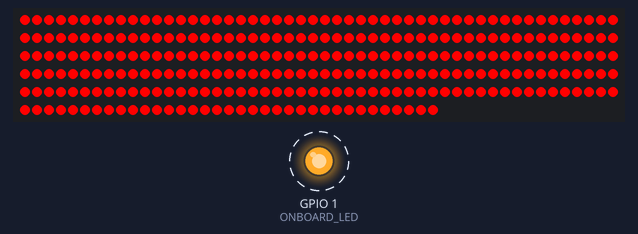
Bench run of a sketch on a simulated ESP32. On the bench: 285 RGB LEDs in strip order, left to right, continuing on the next row, output pins drawn as LEDs (lit = HIGH). Dashed ring = blinking. Dim RGB values are drawn brighter than linear.

Above: at 0.15 s.
At 5.35 s:
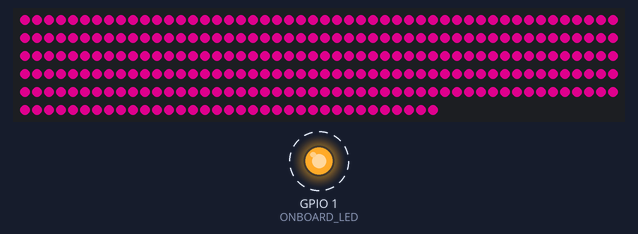
At 10.55 s:
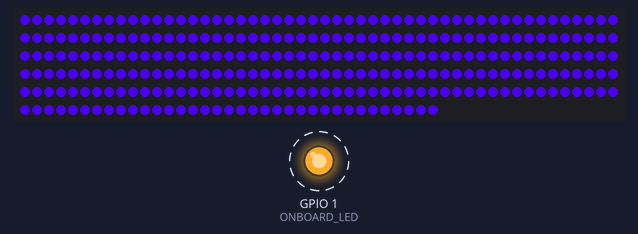
At 20.65 s:
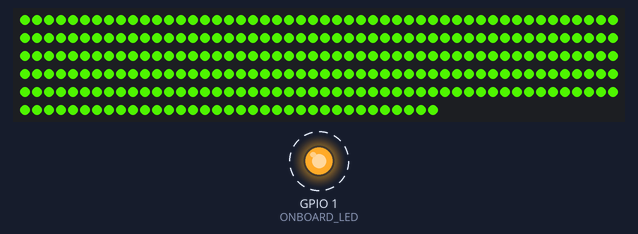
Timing chart, 0 to 40.0 s (numbered marks = the images above):
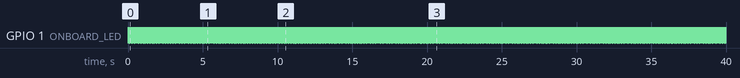

Measured:
- by itself, GPIO 1 (ONBOARD_LED): alternates HIGH for 0.04 s and LOW for 0.01 s
- by itself, everything shown: repeats every 19.6 s, in 64 steps

The sketch:

ESP32-FastLED-Addressable.ino
```cpp
#include <FastLED.h>

// How many leds in your strip?
#define NUM_LEDS 285
#define MIM_LEDS 205

// For led chips like Neopixels, which have a data line, ground, and power, you just
// need to define DATA_PIN.  For led chipsets that are SPI based (four wires - data, clock,
// ground, and power), like the LPD8806 define both DATA_PIN and CLOCK_PIN
#define DATA_PIN 18
#define CLOCK_PIN 19

// Define the array of leds
CRGB leds[NUM_LEDS];


#define ONBOARD_LED  1

void setup() {
  pinMode(ONBOARD_LED,OUTPUT);

  // Uncomment/edit one of the following lines for your leds arrangement.
  // FastLED.addLeds<TM1803, DATA_PIN, RGB>(leds, NUM_LEDS);
  // FastLED.addLeds<TM1804, DATA_PIN, RGB>(leds, NUM_LEDS);
  // FastLED.addLeds<TM1809, DATA_PIN, RGB>(leds, NUM_LEDS);
  // FastLED.addLeds<WS2811, DATA_PIN, RGB>(leds, NUM_LEDS);
  // FastLED.addLeds<WS2812, DATA_PIN, RGB>(leds, NUM_LEDS);
  // FastLED.addLeds<WS2812B, DATA_PIN, RGB>(leds, NUM_LEDS);
  // FastLED.addLeds<NEOPIXEL, DATA_PIN>(leds, NUM_LEDS);
  // FastLED.addLeds<APA104, DATA_PIN, RGB>(leds, NUM_LEDS);
  // FastLED.addLeds<UCS1903, DATA_PIN, RGB>(leds, NUM_LEDS);
  // FastLED.addLeds<UCS1903B, DATA_PIN, RGB>(leds, NUM_LEDS);
  // FastLED.addLeds<GW6205, DATA_PIN, RGB>(leds, NUM_LEDS);
  // FastLED.addLeds<GW6205_400, DATA_PIN, RGB>(leds, NUM_LEDS);

  // FastLED.addLeds<WS2801, RGB>(leds, NUM_LEDS);
  // FastLED.addLeds<SM16716, RGB>(leds, NUM_LEDS);
  // FastLED.addLeds<LPD8806, RGB>(leds, NUM_LEDS);
  // FastLED.addLeds<P9813, RGB>(leds, NUM_LEDS);
  // FastLED.addLeds<APA102, RGB>(leds, NUM_LEDS);
  // FastLED.addLeds<DOTSTAR, RGB>(leds, NUM_LEDS);

  // FastLED.addLeds<WS2801, DATA_PIN, CLOCK_PIN, RGB>(leds, NUM_LEDS);
  // FastLED.addLeds<SM16716, DATA_PIN, CLOCK_PIN, RGB>(leds, NUM_LEDS);
  // FastLED.addLeds<LPD8806, DATA_PIN, CLOCK_PIN, RGB>(leds, NUM_LEDS);
  // FastLED.addLeds<P9813, DATA_PIN, CLOCK_PIN, RGB>(leds, NUM_LEDS);
  FastLED.addLeds<APA102, DATA_PIN, CLOCK_PIN, BGR>(leds, NUM_LEDS);
  // FastLED.addLeds<DOTSTAR, DATA_PIN, CLOCK_PIN, RGB>(leds, NUM_LEDS);
}

void loop() {
  static uint8_t hue = 0;
//  Serial.print("x");
  // First slide the led in one direction
  for(int i = 0; i < NUM_LEDS; i++) {
    // Set the i'th led to red
    leds[i] = CHSV(hue, 255, 255);
    // Show the leds
    // now that we've shown the leds, reset the i'th led to black
    // leds[i] = CRGB::Black;
    // Wait a little bit before we loop around and do it again
  }
  FastLED.show();
  delay(10);
  hue += 1;

  // flash the internal LED
  if (hue % 5 < 4) {
    digitalWrite(ONBOARD_LED,HIGH);
  } else {
    digitalWrite(ONBOARD_LED,LOW);
  }
}
```
